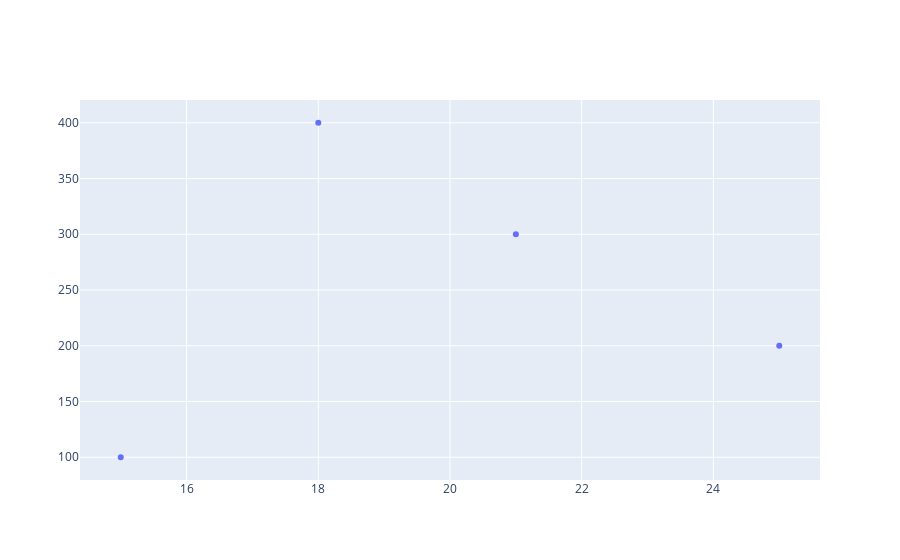

Source (notebook cell):
### Markdown cell above
##### Regular 2D scatter plot

### Code cell
trace = go.Scatter (x = [15, 18, 21, 25],
                    
                    y = [100, 400, 300, 200],
                    
                    mode = 'markers')

data = [trace]

offline.iplot(data)

### Figure 1 — Plotly figure (JSON) as saved in the notebook; plotly's stock layout.template omitted (floating-point values rounded to 4 significant figures)
{"data": [{"mode": "markers", "type": "scatter", "x": [15, 18, 21, 25], "y": [100, 400, 300, 200]}], "layout": {}}
